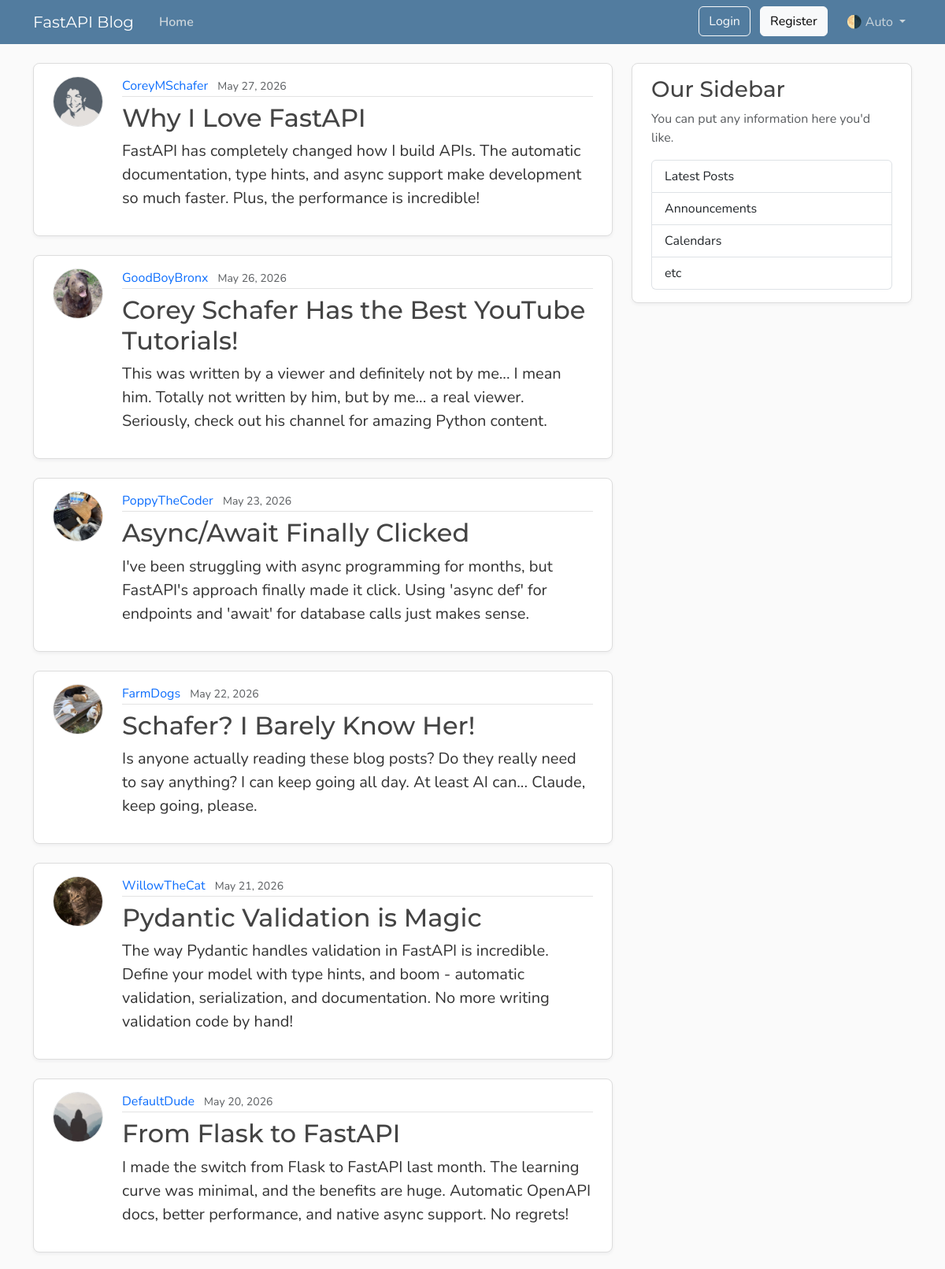
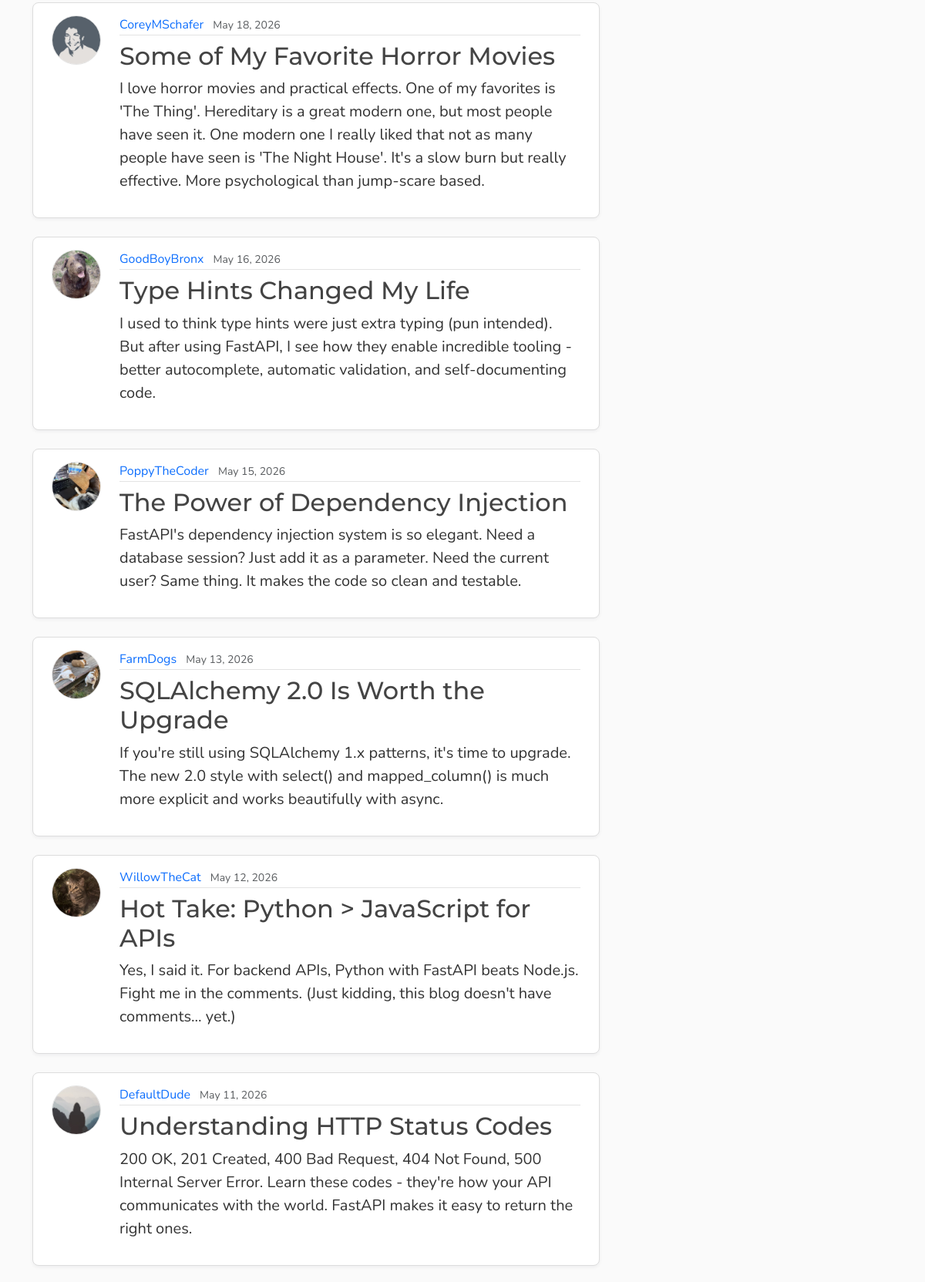
The page /posts (upper part) on the database its author committed (2 pictures, top to bottom).
### models.py (models this page shows, shortened)
class PostBase(SQLModel):
    title: Annotated[str, SQLModelField(min_length=1, max_length=100, index=True)]
    content: Annotated[str, SQLModelField(min_length=1)]

class Post(PostBase, table=True):
    __tablename__ = "posts" # type: ignore
    id: Annotated[int | None, SQLModelField(default=None, primary_key=True)] = None
    date_posted: Annotated[datetime, SQLModelField(
        sa_column=Column(DateTime(timezone=True)),
        default_factory=lambda: datetime.now(tz=timezone.utc))]
    user_id: Annotated[int, SQLModelField(foreign_key="users.id", nullable=False, index=True)]
    author: Mapped[User | None] = Relationship(
        sa_relationship=relationship("User", back_populates="posts"))

class UserBase(SQLModel):
    username: Annotated[str, SQLModelField(min_length=1, max_length=50, unique=True, nullable=False)]
    image_file: Annotated[str | None, SQLModelField(max_length=200, nullable=True, default=None)] = None

class User(UserBase, table=True):
    __tablename__ = "users" # type: ignore
    id: Annotated[int | None, SQLModelField(default=None, primary_key=True, index=True)] = None
    email: Annotated[EmailStr, SQLModelField(max_length=120, unique=True, nullable=False)]
    password_hash: Annotated[str, SQLModelField(max_length=200, nullable=False)]
    posts: Mapped[list["Post"]] = Relationship(
        sa_relationship=relationship("Post", back_populates="author", cascade="all, delete-orphan"))

### main.py (the view)
@app.get("/", include_in_schema=False, name="home")
@app.get("/posts", include_in_schema=False, name="posts")
async def home(request: Request, db: Annotated[AsyncSession, Depends(models.get_db)]):
    results = await db.execute(select(models.Post).options(selectinload(models.Post.author)).order_by(models.Post.date_posted.desc())) # type: ignore
    posts = results.scalars().all()
    return templates.TemplateResponse(request,
        "home.html",
        {"posts": posts, "title": "Home Page"}
    )

### templates/home.html
{% extends "layout.html" %}
{% block content %}
  {% for post in posts %}
    <article class="content-section py-3 px-4 mb-4">
      <div class="d-flex align-items-start gap-4">
        <img class="rounded-circle article-img flex-shrink-0"
             src="{{ post.author.image_path }}"
             alt="{{ post.author.username }}'s profile picture"
             width="64"
             height="64"
             loading="lazy">
        <div class="flex-grow-1">
          <div class="article-metadata mb-2">
            <a class="me-2" href="{{ url_for('user_posts', user_id=post.author.id) }}">{{ post.author.username }}</a>
            <small class="text-body-secondary">{{ post.date_posted.strftime("%B %d, %Y") }}</small>
          </div>
          <h2>
            <a class="article-title" href="{{ url_for('post_page', post_id=post.id) }}">{{ post.title }}</a>
          </h2>
          <p class="article-content">{{ post.content }}</p>
        </div>
      </div>
    </article>
  {% endfor %}
{% endblock content %}

### static/css/main.css (style rules this page uses)
:root { --font-heading: "Montserrat", system-ui, -apple-system, BlinkMacSystemFont, sans-serif; --font-body: "Nunito", system-ui, -apple-system, BlinkMacSystemFont, sans-serif; --color-bg-body: #fafafa; --color-bg-content: #ffffff; --color-text-primary: #333333; --color-text-heading: #444444; --color-steel: #527c9f; --color-nav-link: #cbd5db; --color-nav-link-hover: #ffffff; --color-link-hover: #428bca; --color-border: #dddddd; --color-border-light: #e3e3e3; --spacing-xl: 5rem; --article-img-size: 4rem; --account-img-size: 7.813rem; }
body { font-family: var(--font-body); background: var(--color-bg-body); color: var(--color-text-primary); }
h1, h2, h3, h4, h5, h6 { font-family: var(--font-heading); color: var(--color-text-heading); }
a { text-decoration: none; }
.content-section { background: var(--color-bg-content); border: 1px solid var(--color-border); border-radius: 0.5rem; box-shadow: 0 2px 4px rgba(15, 23, 42, 0.05); transition: box-shadow 0.15s ease, transform 0.15s ease, border-color 0.15s ease; }
.article-title { color: var(--color-text-heading); transition: color 0.2s ease-in-out; }
.article-content { white-space: pre-line; font-size: 1.25rem; }
.article-img { height: var(--article-img-size); width: var(--article-img-size); flex-shrink: 0; object-fit: cover; border: 1px solid var(--color-border-light); box-shadow: 0 0 0 2px var(--color-bg-content); }
.article-metadata { padding-bottom: 0.063rem; border-bottom: 1px solid var(--color-border-light); }
.article-metadata a { transition: color 0.2s ease-in-out; }

### rows shown on the page
Post: author.image_path (picture), author.username "CoreyMSchafer", date_posted "May 27, 2026", title "Why I Love FastAPI", content "FastAPI has completely changed how I build APIs. The automatic documentation, type hints, and async support make development so much faster. Plus, the performance is incredible!"
Post: author.image_path (picture), author.username "GoodBoyBronx", date_posted "May 26, 2026", title "Corey Schafer Has the Best YouTube Tutorials!", content "This was written by a viewer and definitely not by me... I mean him. Totally not written by him, but by me... a real viewer. Seriously, check out his channel for amazing Python content."
Post: author.image_path (picture), author.username "PoppyTheCoder", date_posted "May 23, 2026", title "Async/Await Finally Clicked", content "I've been struggling with async programming for months, but FastAPI's approach finally made it click. Using 'async def' for endpoints and 'await' for database calls just makes sense."
Post: author.image_path (picture), author.username "FarmDogs", date_posted "May 22, 2026", title "Schafer? I Barely Know Her!", content "Is anyone actually reading these blog posts? Do they really need to say anything? I can keep going all day. At least AI can... Claude, keep going, please."
Post: author.image_path (picture), author.username "WillowTheCat", date_posted "May 21, 2026", title "Pydantic Validation is Magic", content "The way Pydantic handles validation in FastAPI is incredible. Define your model with type hints, and boom - automatic validation, serialization, and documentation. No more writing validation code by hand!"
Post: author.username "DefaultDude", date_posted "May 20, 2026", title "From Flask to FastAPI", content "I made the switch from Flask to FastAPI last month. The learning curve was minimal, and the benefits are huge. Automatic OpenAPI docs, better performance, and native async support. No regrets!"
Post: author.image_path (picture), author.username "CoreyMSchafer", date_posted "May 18, 2026", title "Some of My Favorite Horror Movies", content "I love horror movies and practical effects. One of my favorites is 'The Thing'. Hereditary is a great modern one, but most people have seen it. One modern one I really liked that not as many people have seen is 'The Night House'. It's a slow burn but really effective. More psychological than jump-scare based."
Post: author.image_path (picture), author.username "GoodBoyBronx", date_posted "May 16, 2026", title "Type Hints Changed My Life", content "I used to think type hints were just extra typing (pun intended). But after using FastAPI, I see how they enable incredible tooling - better autocomplete, automatic validation, and self-documenting code."
Post: author.image_path (picture), author.username "PoppyTheCoder", date_posted "May 15, 2026", title "The Power of Dependency Injection", content "FastAPI's dependency injection system is so elegant. Need a database session? Just add it as a parameter. Need the current user? Same thing. It makes the code so clean and testable."
Post: author.image_path (picture), author.username "FarmDogs", date_posted "May 13, 2026", title "SQLAlchemy 2.0 Is Worth the Upgrade", content "If you're still using SQLAlchemy 1.x patterns, it's time to upgrade. The new 2.0 style with select() and mapped_column() is much more explicit and works beautifully with async."
Post: author.image_path (picture), author.username "WillowTheCat", date_posted "May 12, 2026", title "Hot Take: Python > JavaScript for APIs", content "Yes, I said it. For backend APIs, Python with FastAPI beats Node.js. Fight me in the comments. (Just kidding, this blog doesn't have comments... yet.)"
Post: author.username "DefaultDude", date_posted "May 11, 2026", title "Understanding HTTP Status Codes", content "200 OK, 201 Created, 400 Bad Request, 404 Not Found, 500 Internal Server Error. Learn these codes - they're how your API communicates with the world. FastAPI makes it easy to return the right ones."
